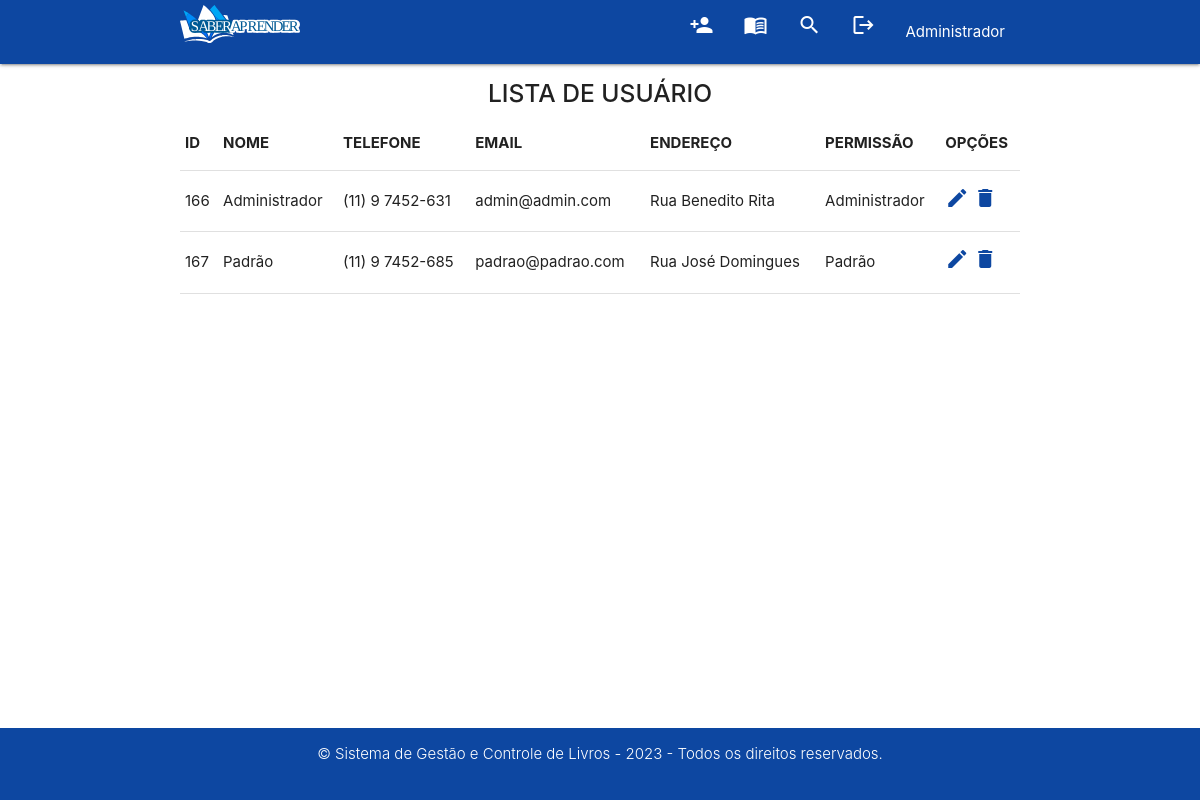
Screenshot of /consulta-usuario.php (signed in) with the database file from the repository.
### tables this page shows
CREATE TABLE `pessoa` (
  `id` int(11) NOT NULL,
  `nome` varchar(40) DEFAULT NULL,
  `telefone` varchar(15) DEFAULT NULL,
  `email` varchar(40) DEFAULT NULL,
  `endereco` varchar(50) DEFAULT NULL,
  `senha` varchar(32) DEFAULT NULL,
  `permissao` varchar(30) NOT NULL
);

### classe-usuario.php (called while the page is built, shortened)
<?php
Class Usuario{
    public function __construct($dbname, $host, $user, $senha)
    {
        try
        {
            $this->pdo = new PDO("mysql:dbname=".$dbname.";host=".$host,$user,$senha);
        }
        catch (PDOException $e)
        {
            echo "Erro com BD: ".$e->getMessage();
        }
        catch(Exception $e)
        {
            echo "Erro: ".$e->getMessage();
        }
    }
    public function buscarDadosUser($id)
    {
        $cmd = $this->pdo->prepare("SELECT * FROM pessoa WHERE id = :id");
        $cmd->bindValue(":id",$id);
        $cmd->execute();
        $dados = $cmd->fetch();
        return $dados;
    }
}
?>

### classe-pessoa.php (called while the page is built, shortened)
<?php
Class Pessoa{
    private $pdo;
    public function __construct($dbname, $host, $user, $senha)
    {
        try
        {
            $this->pdo = new PDO("mysql:dbname=".$dbname.";host=".$host,$user,$senha);
        }
        catch(PDOException $e){
            echo "Erro com banco de dados: ".$e->getMessage();
            exit();
        }
        catch(Exception $e){
            echo "Erro generico: ".$e->getMessage();
            exit();
        }
    }
    public function buscarDados()
    {
        $cmd = $this->pdo->query("SELECT * FROM pessoa ORDER BY nome");
        $res = $cmd->fetchAll(PDO::FETCH_ASSOC);
        return $res;
    }
}
?>

### consulta-usuario.php (the view, shortened to what this page needs)
<?php
require_once 'classe-pessoa.php';
$p = new Pessoa("crudpdo", "localhost", "root", "");
?>
<?php
    require_once 'classe-usuario.php';
    if(isset($_SESSION['id_master']))
    {
        $us = new Usuario("CRUDPDO","localhost","root","");
        $informacoes = $us->buscarDadosUser($_SESSION['id_master']);
    }
?>
<!DOCTYPE html>
<html lang="pt-br">
<head>
    <link rel="stylesheet" href="https://cdnjs.cloudflare.com/ajax/libs/materialize/1.0.0/css/materialize.min.css">
    <link rel="stylesheet" type="text/css" href="https://cdn.datatables.net/v/dt/dt-1.13.1/datatables.min.css"/>
      <link rel="stylesheet" href="style.css">
</head>
<body>
    <header>
    <div class="navbar-fixed">
        <nav class="blue darken-4">
            <div class="nav-wrapper container ">
            <a href="areaPrivada.php" class="brand-logo hide-on-med-and-down"><img src="img/logo-saberAprender.svg" alt="logo-livraria"> </a>
                <ul id="nav-mobile" class="right">
                <?php
                    if(isset($_SESSION['id_master']))
                    {
                        ?>
                        <li><a href="cadastro-usuario.php"><span class="material-icons" title="Cadastrar Usuário">person_add</span></a></li>
                        <li><a href="cadastro-livro.php" title="Cadastrar Livro"><span class="material-icons">menu_book</span></a></li>
                        <li><a href="consulta.php" title="Consultar"><span class="material-icons">search</span></a></li>
                        <li><a href="sair.php" title="Sair"><span class="material-icons">logout </span></a></li>
                        <li><a><?php echo $informacoes['nome']?></a></li>
                        <?php
                    }
                    else
                    {
                        header("location: areaPrivada.php");
                    }
                ?>
                </ul>
            </div>
        </nav>
        </div>
     </header>
    <main class="corpo-cadastro-livro">
        <div class="row container">
            <div class="exibicao-lista">
            <section >
                <h5 class="center light"><strong> LISTA DE USUÁRIO </strong> </h5>
                <table id="table-format" class="display responsive-table" >
                    <thead>
                        <tr>
                            <th>ID</th>
                            <th>NOME</th>
                            <th>TELEFONE</th>
                            <th>EMAIL</th>
                            <th>ENDEREÇO</th>
                            <th>PERMISSÃO</th>
                            <th>OPÇÕES</th>
                        </tr>
                    </thead>
                    <tbody>
                        <?php
                            $dados = $p->buscarDados();
                            if(count($dados) > 0)
                            {
                                for($i=0; $i < count($dados); $i++){
                                    echo"<tr>";
                                    foreach($dados[$i] as $k => $v){
                                        if($k != "senha"){
                                            echo "<td>".$v."</td>";
                                            }
                                    }
                                    ?>
                                        <td>
                                            <a class="blue-text text-darken-4" href="editar-usuario.php?id_up=<?php echo $dados[$i]['id'];?>"><span class="material-icons">edit</span></a>
                                            <a class="blue-text text-darken-4" href="consulta-usuario.php?id=<?php echo $dados[$i]['id'];?>"><span class="material-icons">delete</span></a>
                                        </td>
                                    <?php
                                    echo "</tr>";
                                }
                            }
                            else
                            {
                            ?>
                            <div class="aviso">
                                <h4>Ainda não há pessoas cadastradas!</h4>
                            </div>
                             <?php
                             }
                            ?>
                    </tbody>
                </table>
            </div>
        </div>
    </main>
    <footer class="rodape">
        <div class="row container center">
            <p class="light white-text">&copy Sistema de Gestão e Controle de Livros - 2023 - Todos os direitos reservados.</p>
        </div>
    </footer>
</body>
</html>

### style.css (style rules this page uses)
main { margin-bottom: 15%; }
.rodape { position: fixed; bottom: 0; height: auto; width: 100%; background-color: #0d47a1; }
.corpo-cadastro-livro { margin-bottom: 8%; }

### rows the page displays
pessoa: nome "Administrador", id "166", telefone "(11) 9 7452-631", email "admin@admin.com", endereco "Rua Benedito Rita", permissao "Administrador"
pessoa: id "167", nome "Padrão", telefone "(11) 9 7452-685", email "padrao@padrao.com", endereco "Rua José Domingues", permissao "Padrão"
